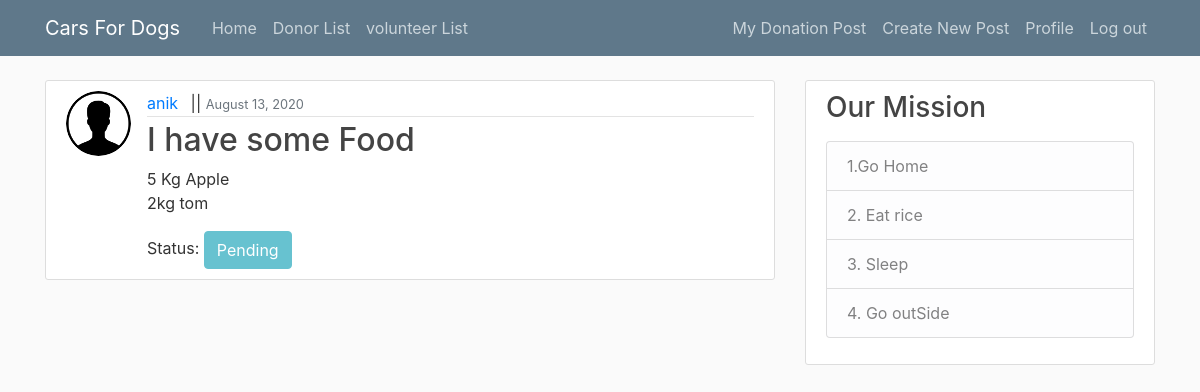
/mypost (signed in), run on an earlier commit of the app's database.
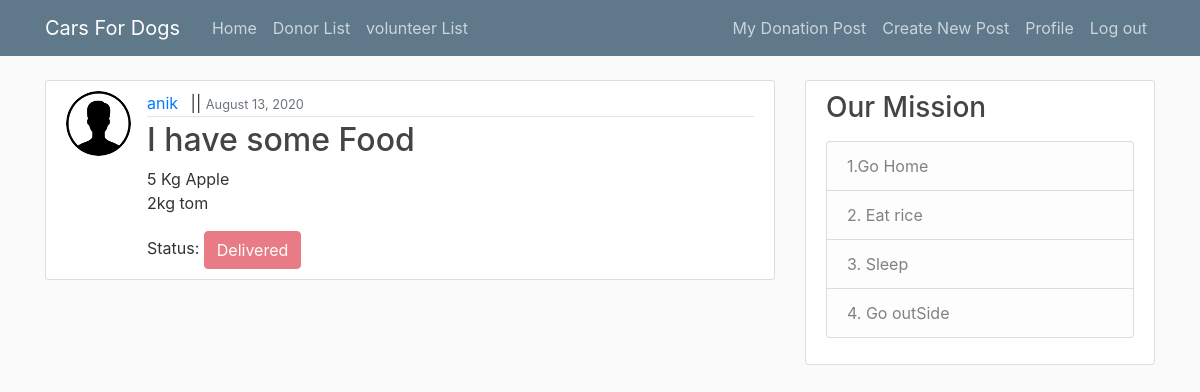
And on a later commit of the database.
### food_doner/models.py (models this page shows, shortened)
class Doner_Post(models.Model):
    date = models.DateField()
    title = models.CharField(max_length = 100)
    food_des = models.TextField()
    date_posted = models.DateTimeField (default = timezone.now)
    username = models.ForeignKey(User, on_delete=models.CASCADE)
    status = models.IntegerField(default = 1)

class profile(models.Model):
    user = models.OneToOneField(User, on_delete = models.CASCADE)
    image = models.ImageField(default= 'default.jpg', upload_to = 'profile_pics')
    number = models.CharField(max_length = 100)
    address= models.CharField(max_length = 100)

### food_doner/views.py (the view)
# urls.py: path('mypost', UserPostList.as_view(), name='mypost'),
class UserPostList(LoginRequiredMixin, ListView):
    context_object_name = 'posts'
    template_name = 'doner_post_list.html'
    def get_queryset(self):
        return Doner_Post.objects.filter(username=self.request.user)

### food_doner/templates/food_doner/doner_post_list.html (shortened to what this page needs)
{% extends "food_doner/base.html" %}
{% block content %}
    {% for post in posts %}
        <article class="media content-section">
            <img class="rounded-circle article-img" src="{{ post.username.profile.image.url }}" alt = "No Image Found">
            <div class="media-body">
                <div class="article-metadata">
                    <a class="mr-2" href="">{{ post.username }}</a> ||
                    <small class="text-muted">{{ post.date_posted | date:"F d, Y" }}</small>
                </div>
                <h2><a class="article-title" href="{% url 'details' post.id %}">{{ post.title }}</a></h2>
                <p class="article-content">{{ post.food_des }}</p>
            Status:
                {% if post.status == 1 %}
                    <button class="btn btn-info" disabled>Pending</button>
                {% elif post.status == 2  %}
                    <button class="btn btn-success" disabled>Confirm to Take Delivery</button>
                {% else %}
                    <button class="btn btn-danger" disabled>Delivered</button>
                {% endif %}
            </div>
        </article>
    {% endfor %}
{% endblock content %}

What changed in the data, as far as the page shows it:
changed Doner_Post "I have some Food": status "Pending" → "Delivered"
